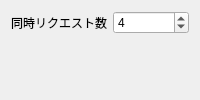
<?xml version="1.0" encoding="UTF-8"?>
<ui version="4.0">
 <class>SettingsTranslationPage</class>
 <widget class="QWidget" name="SettingsTranslationPage">
  <layout class="QFormLayout" name="formTranslation">
   <item row="0" column="0">
    <widget class="QLabel" name="labelConcurrency">
     <property name="text"><string>同時リクエスト数</string></property>
    </widget>
   </item>
   <item row="0" column="1">
    <widget class="QSpinBox" name="spinConcurrency">
     <property name="minimum"><number>1</number></property>
     <property name="maximum"><number>32</number></property>
     <property name="value"><number>4</number></property>
    </widget>
   </item>
  </layout>
 </widget>
 <resources/>
 <connections/>
</ui>
